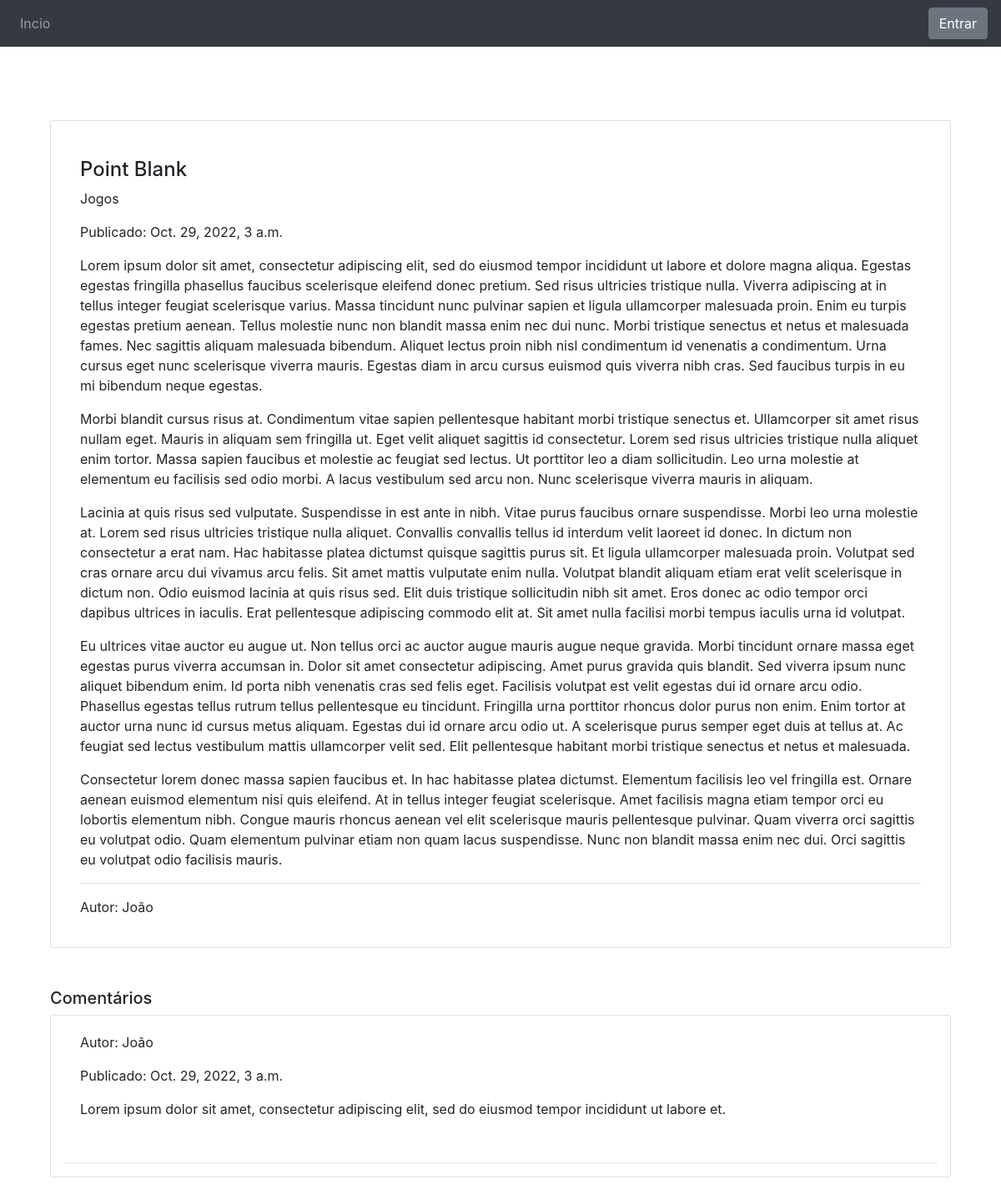
Screenshot of /post/notice/?id=25 with the database file from the repository.
### apps/post/models.py (models this page shows, shortened)
class Notice(models.Model):
    author = models.ForeignKey(User, on_delete=models.DO_NOTHING, null= True)
    title = models.CharField('Titulo', max_length=60)
    category = models.CharField('Categoria', max_length=60, choices=(('Jogos','Jogos'),('Serviços','Serviços'),('Suporte', 'Suporte'),('Compras', 'Compras')), default='Masculino')
    text = models.TextField('Texto')
    image = models.FileField(null= True, blank= True)
    create_at = models.DateTimeField('Criado em', auto_now_add= True)

class Comment(models.Model):
    author = models.ForeignKey(User, on_delete=models.DO_NOTHING)
    notice = models.ForeignKey(Notice, on_delete=models.DO_NOTHING)
    text = models.TextField('Texto')
    create_at = models.DateTimeField('Criado em', auto_now_add= True)

### apps/user/models.py (models this page shows, shortened)
class User(models.Model):
    name = models.CharField('Nome', max_length= 80)
    nickname = models.CharField('Sobrenome', max_length= 80)
    login = models.CharField('Login', max_length= 15, unique=True)
    password = models.CharField('Senha', max_length= 100)
    email = models.CharField('email', max_length= 40, unique=True)
    sex = models.CharField('Sexo', max_length= 1, choices=(('M','Masculino'),('F','Feminino')), default='Masculino')
    create_at = models.DateTimeField('Criado em', auto_now_add= True)
    updated_at = models.DateTimeField('Atualizado em', auto_now= True)

### apps/post/views.py (the view, shortened to what this page needs)
# urls.py: path('notice/', notice, name='notice'),
def notice(request):
    user = False
    if verification(request):
        user = User.objects.get(login= request.session['login'])
    template_name = 'post/notice.html'
    id = request.GET.get('id')
    post = Notice.objects.get(id= int(id))
    comments = Comment.objects.filter(notice= post)
    return TemplateResponse(request, template_name, locals())

### apps/user/views.py (called while the page is built)
def verification(request):
    try:
       if request.session['login']:
           return True
    except KeyError:
        return False

### templates/post/notice.html (shortened to what this page needs)
{% extends 'partials/base.html' %}
{% load static %}
{% block content %}
    <div class="container col-lg-12">
        <div class="card mt-5 col-lg-12">
            <div class="card-body"><br>
                <h4>{{ post.title }}</h4>
                <p>{{ post.category }}</p>
                <p>Publicado: {{ post.create_at }}</p>
                <p>{{ post.text|linebreaks }}</p>
                <hr>
                <p>Autor: {{ post.author.name }}</p>
            </div>
        </div>
        <br>
        {% if comments %}
            <br>
            <h5>Comentários</h5>
            <div class="card col-lg-12">
                {% for comment in comments %}
                    <div class="card-body">
                        <p>Autor: {{ comment.author.name }}</p>
                        <p>Publicado: {{ comment.create_at }}</p>
                        <p>{{ comment.text|linebreaks }}</p>
                    </div>
                    <hr>
                {% endfor %}
            </div>
        {% endif %}
    </div>
{% endblock %}

### rows the page displays
Notice: title "Point Blank", category "Jogos", create_at "Oct. 29, 2022, 3 a.m.", text "Lorem ipsum dolor sit amet, consectetur adipiscing elit, sed do eiusmod tempor incididunt ut labore et dolore magna aliqua. Egestas egestas fringilla phasellus faucibus scelerisque eleifend donec pretium. Sed risus ultricies tristique nulla. Viverra adipiscing at in tellus integer feugiat scelerisque varius. Massa tincidunt nunc pulvinar sapien et ligula ullamcorper malesuada proin. Enim eu turpis egestas pretium aenean. Tellus molestie nunc non blandit massa enim nec dui nunc. Morbi tristique senectus et netus et malesuada fames. Nec sagittis aliquam malesuada bibendum. Aliquet lectus proin nibh nisl condimentum id venenatis a condimentum. Urna cursus eget nunc scelerisque viverra mauris.…", author.name "João"
Comment: author.name "João", create_at "Oct. 29, 2022, 3 a.m.", text "Lorem ipsum dolor sit amet, consectetur adipiscing elit, sed do eiusmod tempor incididunt ut labore et."
